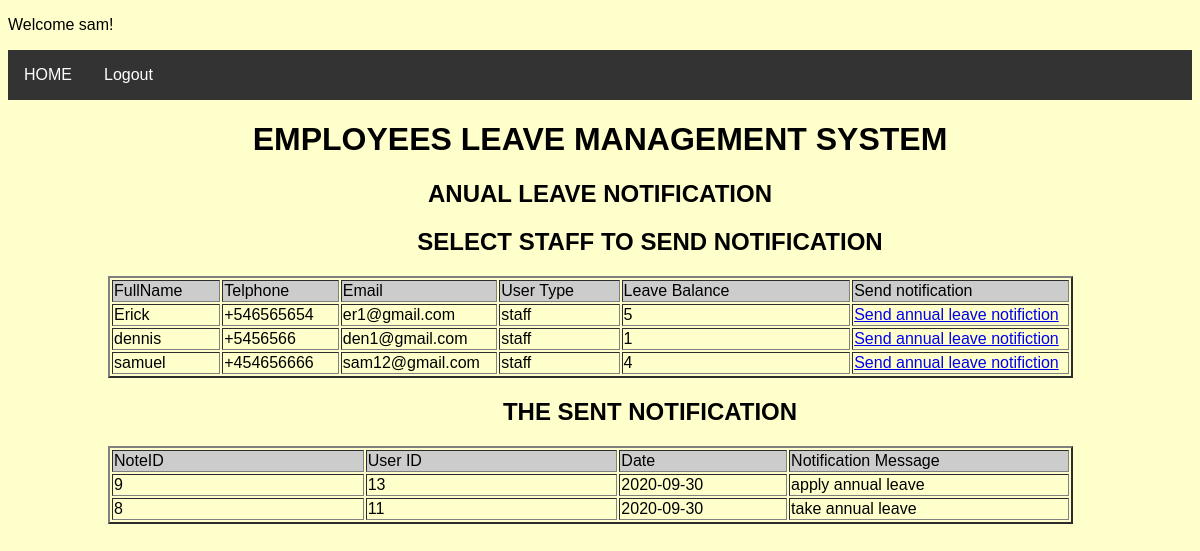
/Sendstaffnotifications.php (signed in), run on the app's committed database.
### tables this page shows
CREATE TABLE IF NOT EXISTS `users` (
  `UserID` int(11) NOT NULL AUTO_INCREMENT,
  `FullName` varchar(100) NOT NULL,
  `Telphone` varchar(40) NOT NULL,
  `Email` varchar(40) NOT NULL,
  `Status` varchar(40) NOT NULL,
  `User_Type` varchar(40) NOT NULL,
  `Usernames` varchar(40) NOT NULL,
  `Passwords` varchar(40) NOT NULL,
  `LeaveBalance` int(20) NOT NULL,
  PRIMARY KEY (`UserID`)
);

CREATE TABLE IF NOT EXISTS `leavenotifications` (
  `NoteID` int(11) NOT NULL AUTO_INCREMENT,
  `Dates` varchar(20) NOT NULL,
  `Message` varchar(100) NOT NULL,
  `UserID` int(11) NOT NULL,
  PRIMARY KEY (`NoteID`),
  KEY `UserID` (`UserID`)
);

### Sendstaffnotifications.php (the view, shortened to what this page needs)
<?php
include_once("db.php");
$result = mysqli_query($con, "SELECT U.UserID,U.FullName,U.Telphone,U.Email,U.User_Type,U.LeaveBalance FROM users U where U.User_Type='staff' ORDER BY U.UserID DESC");
?>
<?php
include_once("db.php");
$resultnote = mysqli_query($con, "SELECT * FROM leavenotifications ORDER BY NoteID  DESC");
?>
<!DOCTYPE html>
<html>
<head>
<link href="style.css" rel="stylesheet">
</head>
<body>
<p align="left">Welcome <?php echo $_SESSION['Usernames']; ?>!</p>
<ul>
  <li><a href="index.php">HOME</a></li>
  <li><a href="logout.php">Logout</a></li>
</ul>
<div>
<h1 align="center">EMPLOYEES LEAVE  MANAGEMENT SYSTEM</h1>
<h2 align="center">ANUAL LEAVE NOTIFICATION </h2>
<div id="form" style="padding-left:100px">
		<h2 align="center">SELECT STAFF TO SEND NOTIFICATION </h2>
        <table width='89%' border=2>
        <tr bgcolor='#CCCCCC'>
            <td width="9%">FullName</td>
            <td width="9%">Telphone</td>
            <td width="6%">Email</td>
			<td width="10%">User Type</td>
			<td width="19%">Leave Balance</td>
			<td width="18%">Send notification</td>
        </tr>
        <?php
        while($res = mysqli_fetch_array($result)) {
            echo "<tr>";
            echo "<td>".$res['FullName']."</td>";
            echo "<td>".$res['Telphone']."</td>";
            echo "<td>".$res['Email']."</td>";
            echo "<td>".$res['User_Type']."</td>";
			 echo "<td>".$res['LeaveBalance']."</td>";
            echo "<td><a href=\"staffsnotifications.php?UserID=$res[UserID]\" onClick=\"return confirm('Are you sure you want to send notification?')\">Send annual leave notifiction</a></td>";
        }
        ?>
  </table>
  <h2 align="center">THE SENT NOTIFICATION </h2>
        <table width='89%' border=2>
        <tr bgcolor='#CCCCCC'>
            <td width="9%">NoteID</td>
            <td width="9%">User ID</td>
            <td width="6%">Date</td>
			<td width="10%">Notification Message</td>
        </tr>
        <?php
        while($res = mysqli_fetch_array($resultnote)) {
            echo "<tr>";
            echo "<td>".$res['NoteID']."</td>";
            echo "<td>".$res['UserID']."</td>";
            echo "<td>".$res['Dates']."</td>";
            echo "<td>".$res['Message']."</td>";
        }
        ?>
  </table>
  </div>
</div>
</body>
</html>

### style.css (style rules this page uses)
body { font-family:Arial, Sans-Serif; }
#form { background: none; width: auto; height: auto; }
ul { list-style-type: none; margin: 0; padding: 0; overflow: hidden; background-color: #333333; }
li { float: left; }
li a { display: block; color: white; text-align: center; padding: 16px; text-decoration: none; }
body { background-image: url("https://www.creativefabrica.com/wp-content/uploads/2020/05/08/Abstract-Website-Background-with-Squares-Graphics-4067055-1.jpg") !important; }

### Sendstaffnotifications.php (style rules this page uses)
body { background-color:#FFFFCC; }
ul { list-style-type: none; margin: 0; padding: 0; overflow: hidden; background-color: #333333; }
li { float: left; }
li a { display: block; color: white; text-align: center; padding: 16px; text-decoration: none; }

### data on the page
users: FullName "Erick", Telphone "+546565654", Email "er1@gmail.com", User_Type "staff", LeaveBalance "5"
users: FullName "dennis", Telphone "+5456566", Email "den1@gmail.com", User_Type "staff", LeaveBalance "1"
users: FullName "samuel", Telphone "+454656666", Email "sam12@gmail.com", User_Type "staff", LeaveBalance "4"
leavenotifications: NoteID "9", UserID "13", Dates "2020-09-30", Message "apply annual leave"
leavenotifications: NoteID "8", UserID "11", Dates "2020-09-30", Message "take annual leave"

### other printed values
$_SESSION['Usernames'] "sam"
